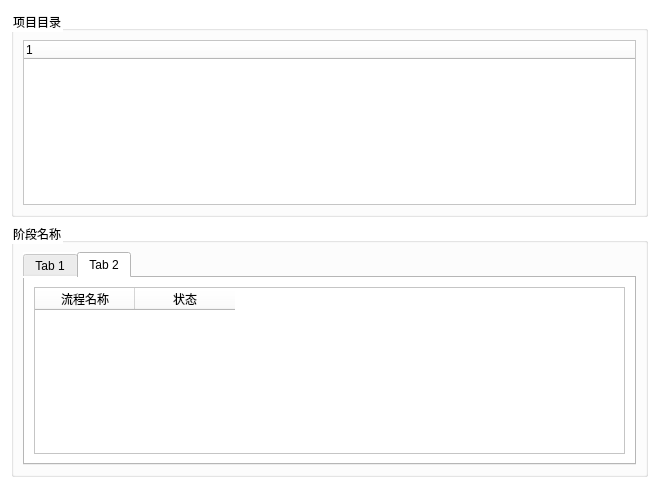
<?xml version="1.0" encoding="UTF-8"?>
<ui version="4.0">
 <class>Form</class>
 <widget class="QWidget" name="Form">
  <property name="geometry">
   <rect>
    <x>0</x>
    <y>0</y>
    <width>659</width>
    <height>488</height>
   </rect>
  </property>
  <property name="windowTitle">
   <string>Form</string>
  </property>
  <property name="styleSheet">
   <string notr="true">background-color:#FFFFFF</string>
  </property>
  <layout class="QVBoxLayout" name="verticalLayout_2">
   <item>
    <layout class="QVBoxLayout" name="verticalLayout">
     <item>
      <widget class="QGroupBox" name="groupBox">
       <property name="title">
        <string>项目目录</string>
       </property>
       <layout class="QHBoxLayout" name="horizontalLayout">
        <item>
         <widget class="QTreeWidget" name="treeWidget">
          <property name="styleSheet">
           <string notr="true"/>
          </property>
         </widget>
        </item>
       </layout>
      </widget>
     </item>
     <item>
      <widget class="QGroupBox" name="groupBox_2">
       <property name="title">
        <string>阶段名称</string>
       </property>
       <layout class="QHBoxLayout" name="horizontalLayout_4">
        <item>
         <widget class="QTabWidget" name="tabWidget">
          <property name="currentIndex">
           <number>1</number>
          </property>
          <widget class="QWidget" name="tab">
           <attribute name="title">
            <string>Tab 1</string>
           </attribute>
           <layout class="QHBoxLayout" name="horizontalLayout_2">
            <item>
             <widget class="QTableWidget" name="assetTableWidget">
              <property name="contextMenuPolicy">
               <enum>Qt::CustomContextMenu</enum>
              </property>
              <property name="selectionMode">
               <enum>QAbstractItemView::ContiguousSelection</enum>
              </property>
              <column>
               <property name="text">
                <string>流程名称</string>
               </property>
              </column>
              <column>
               <property name="text">
                <string>状态</string>
               </property>
              </column>
             </widget>
            </item>
           </layout>
          </widget>
          <widget class="QWidget" name="tab_2">
           <attribute name="title">
            <string>Tab 2</string>
           </attribute>
           <layout class="QHBoxLayout" name="horizontalLayout_3">
            <item>
             <widget class="QTableWidget" name="shotTableWidget">
              <property name="contextMenuPolicy">
               <enum>Qt::CustomContextMenu</enum>
              </property>
              <property name="selectionMode">
               <enum>QAbstractItemView::ContiguousSelection</enum>
              </property>
              <column>
               <property name="text">
                <string>流程名称</string>
               </property>
              </column>
              <column>
               <property name="text">
                <string>状态</string>
               </property>
              </column>
             </widget>
            </item>
           </layout>
          </widget>
         </widget>
        </item>
       </layout>
      </widget>
     </item>
    </layout>
   </item>
  </layout>
 </widget>
 <resources/>
 <connections/>
</ui>
